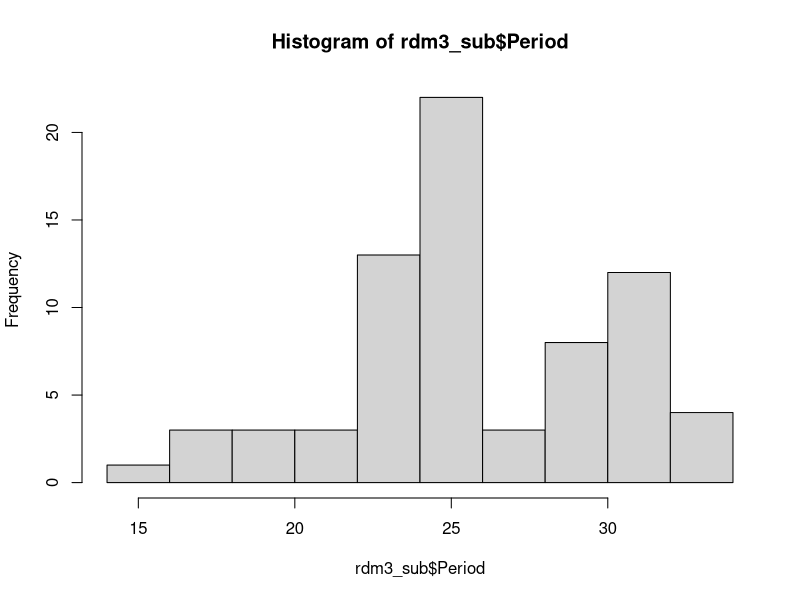
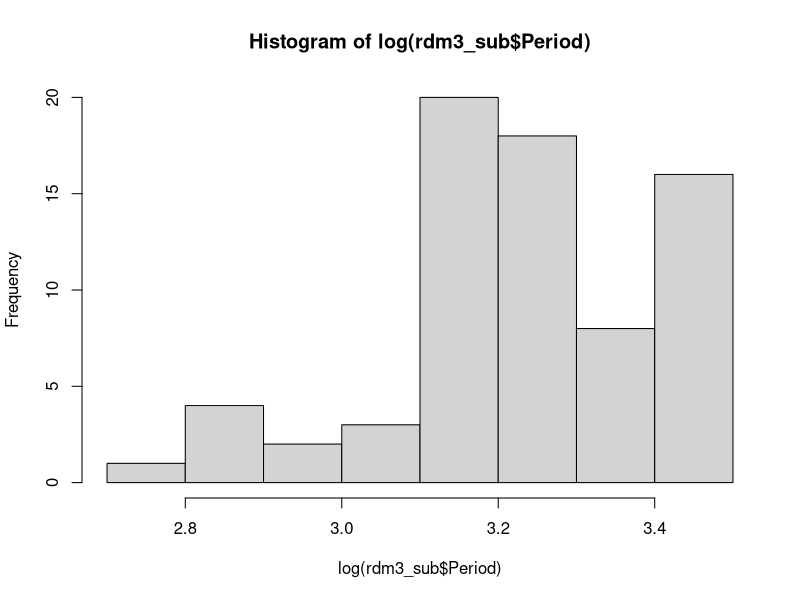
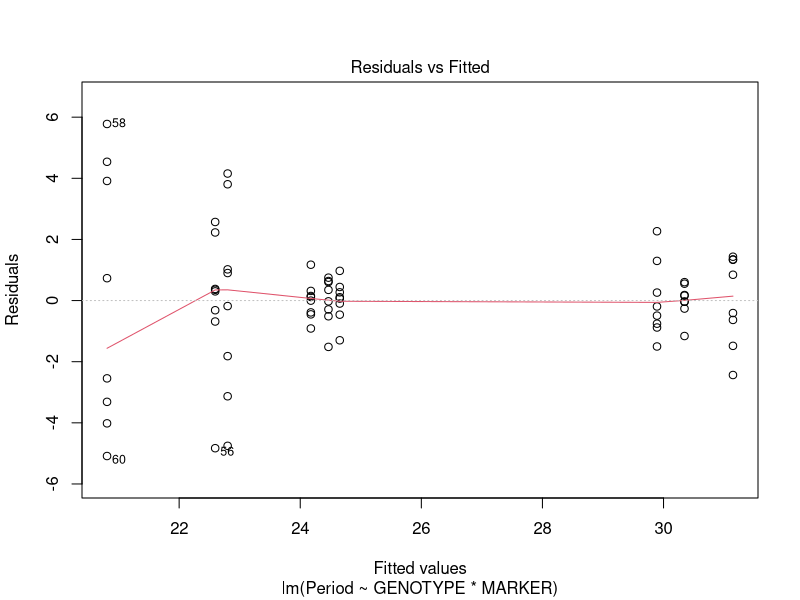
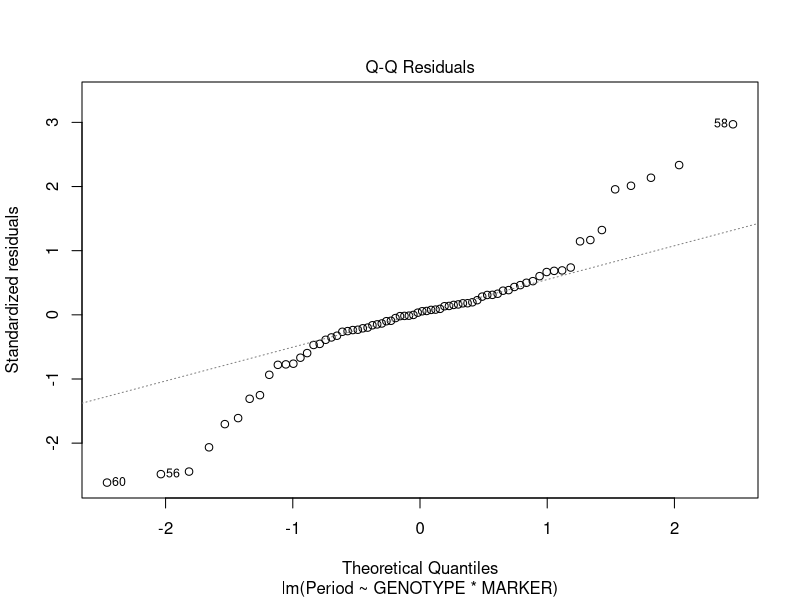
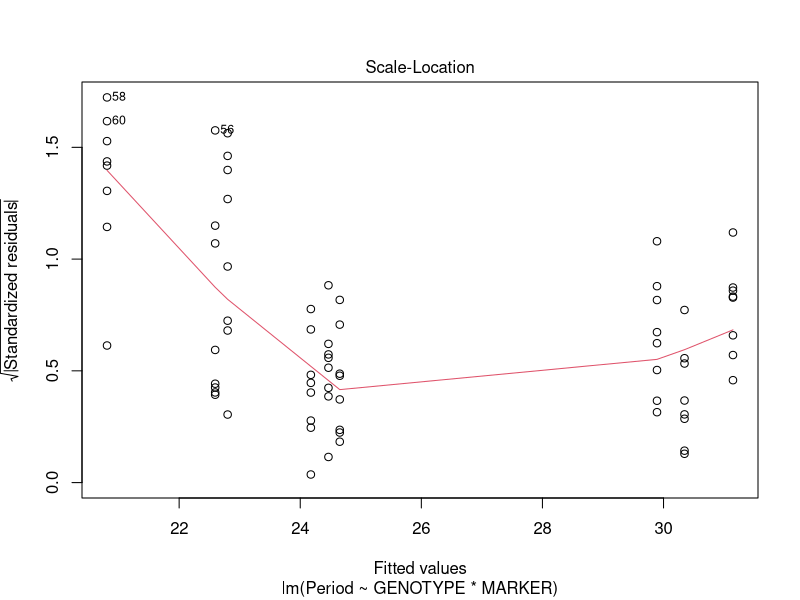
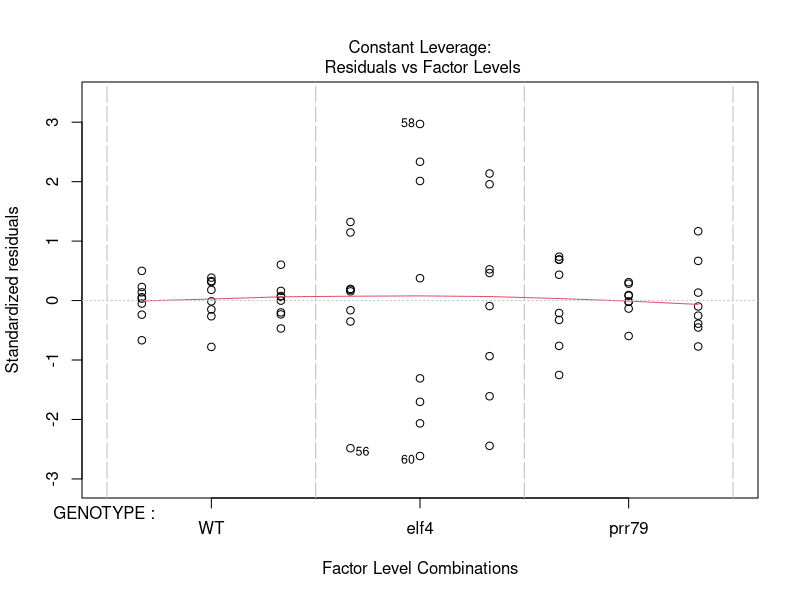
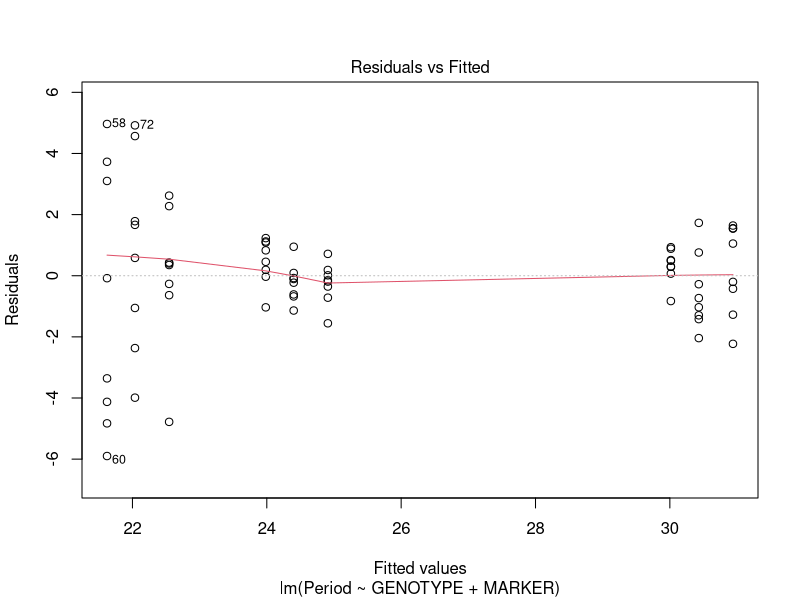
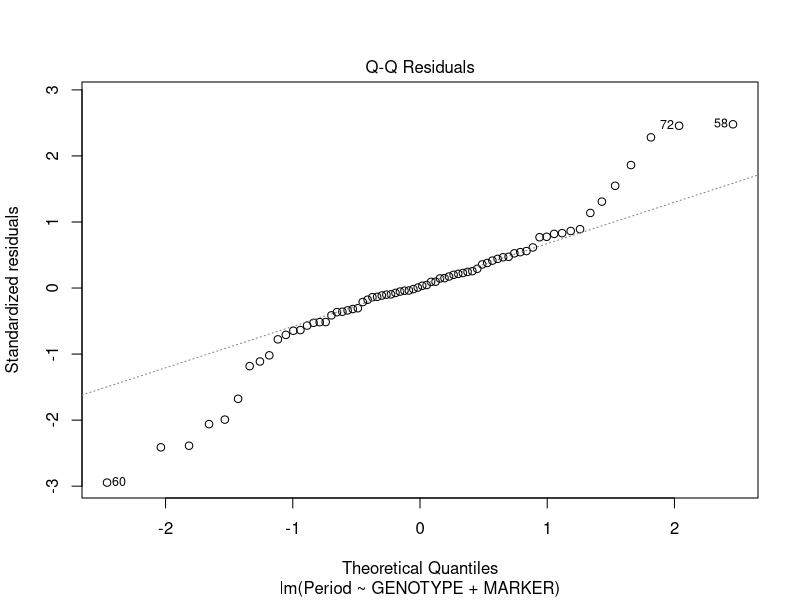

Source code (R) for these figures, in order:
## ---- chunk 1
rdm3<-read.csv("light-conditions_ppa.csv", header=TRUE)
str(rdm3) #
rdm3$Label <- as.factor(rdm3$Label)
rdm3$GENOTYPE<- as.factor(rdm3$GENOTYPE)
rdm3$MARKER<- as.factor(rdm3$MARKER)
rdm3$CONDITION<- as.factor(rdm3$CONDITION)
# subset by condition
rdm3_sub <- subset(rdm3, CONDITION == 'LD')

rdm3_sub$GENOTYPE<-relevel(rdm3_sub$GENOTYPE, ref = "WT") 


## ---- chunk 2
hist(rdm3_sub$Period)
hist(log(rdm3_sub$Period))

## ---- chunk 3
# set contrasts for Type 3 tests, remove if no interaction, you can also set contrasts directly within Anova
m1<-lm(Period ~ GENOTYPE * MARKER, data = rdm3_sub, contrasts = list(GENOTYPE = contr.sum, MARKER = contr.sum))
plot(m1) # can't use lm/ ANOVA based on these diagnostics
summary(m1)
library(car) # Anova function for interaction and main effects, LR, Wald, F tests
Anova(m1, type = c(3)) # use type 3 for interactions, but must set contrasts first!

## ---- chunk 4
# Let's say the interaction was significant... how would you test differences? If an interaction is significant, don't interpret the main effects! (You can't make assumptions about main effets in the prescence of a sig interaction effect)
library(emmeans)
emm_int<-emmeans(m1, ~GENOTYPE:MARKER)
pairs(emm_int) # DON'T INTERPRET THESE AS SIGNIFICANT! You don't have a sig interaction so you cannot do so, this is only a demonstration

## ---- chunk 5
# drop interaction
m1a<-lm(Period ~ GENOTYPE + MARKER, data = rdm3_sub)
# we already know that plots look horrible, I'm just doing this so you can see it
plot(m1a)
anova(m1, m1a) # compare models
summary(m1a)
Anova(m1a, type = c(2)) # change to type 2

## ---- chunk 6
# remove Marker from the model 
m1b<-lm(Period ~ GENOTYPE, data = rdm3_sub)
summary(m1b) # differences compared to control (again, you can't use this, this is a demonstration)
plot(m1b) # It's obvious that you have some big variance and linearity problems

## ---- chunk 7
# Differences between genotypes 
TukeyHSD(aov(m1b)) # you can only use this if you have one x in model... 
# Or use emmeans 
emm <- emmeans(m1b, ~ GENOTYPE)
pairs(emm)


## ---- chunk 8

## ---- chunk 9
# or use the multcomp package
library(multcomp)
phglht<-glht(m1b, linfct = mcp(GENOTYPE = "Tukey"))
summary(phglht)
# They all give you similar results.

## ---- chunk 10
